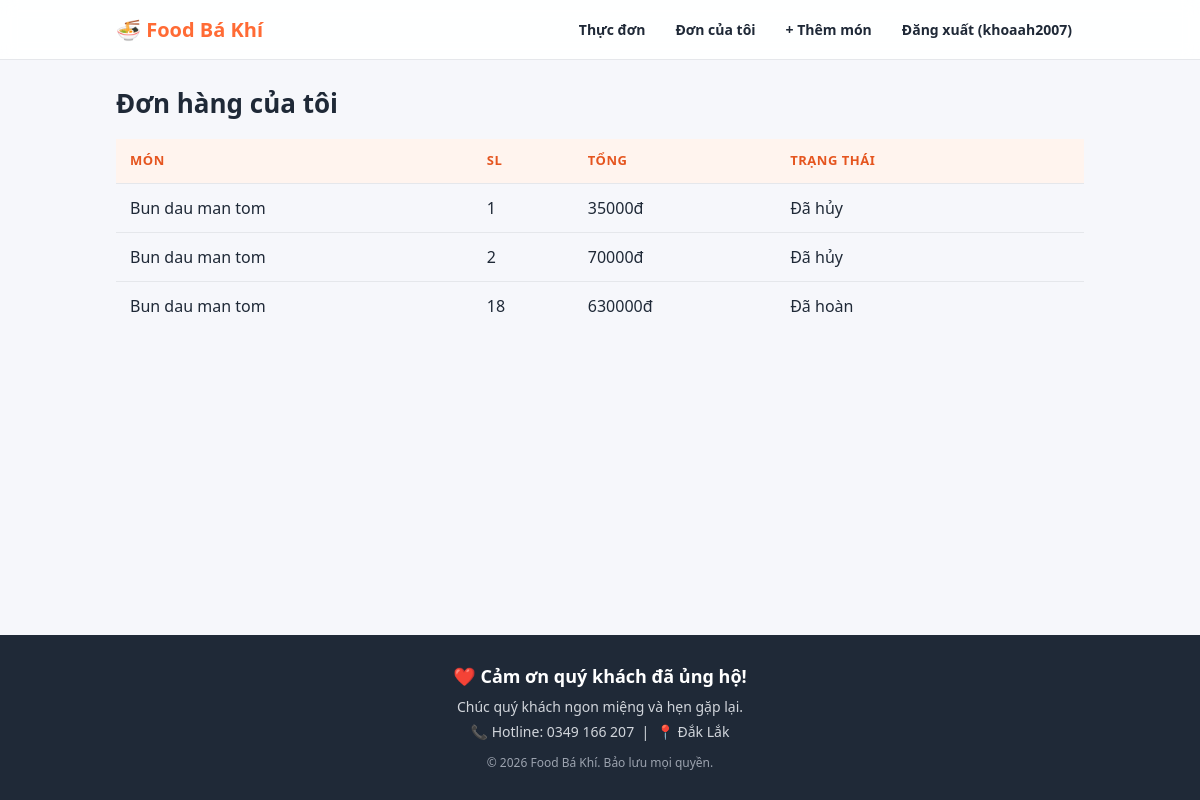
Screenshot of /shop/orders/ (signed in) with the database file from the repository.
### shop/models.py (models this page shows, shortened)
class Order(models.Model):
    STATUS = [
        ('placed', 'Đã đặt'),
        ('cancelled', 'Đã hủy'),
        ('refunded', 'Đã hoàn'),
    ]
    user = models.ForeignKey(User, on_delete=models.CASCADE)
    food = models.ForeignKey(Food, on_delete=models.CASCADE)
    quantity = models.PositiveIntegerField(default=1)
    status = models.CharField(max_length=10, choices=STATUS, default='placed')
    created_at = models.DateTimeField(auto_now_add=True)
    def total(self):
        return self.food.price * self.quantity

class Food(models.Model):
    name = models.CharField("Tên món", max_length=100)
    description = models.TextField("Mô tả", blank=True)
    price = models.DecimalField("Giá (đ)", max_digits=10, decimal_places=0)
    image_url = models.URLField("Link ảnh", blank=True)
    created_at = models.DateTimeField(auto_now_add=True)

### shop/views.py (the view)
# urls.py: path('orders/', views.my_orders, name='my_orders'),
@login_required
def my_orders(request):
    orders = Order.objects.filter(user=request.user).order_by('-created_at')
    return render(request, 'shop/orders.html', {'orders': orders})

### shop/templates/shop/orders.html (shortened to what this page needs)
{% extends 'shop/base.html' %}
{% block content %}
<h2>Đơn hàng của tôi</h2>
<table>
  <tr><th>Món</th><th>SL</th><th>Tổng</th><th>Trạng thái</th><th></th></tr>
  {% for o in orders %}
  <tr>
    <td>{{ o.food.name }}</td>
    <td>{{ o.quantity }}</td>
    <td>{{ o.total|floatformat:0 }}đ</td>
    <td>{{ o.get_status_display }}</td>
    <td>
    </td>
  </tr>
  {% empty %}
  <tr><td colspan="5">Chưa có đơn nào.</td></tr>
  {% endfor %}
</table>
{% endblock %}

### shop/templates/shop/base.html (shortened to what this page needs)
<!DOCTYPE html>
<html lang="vi">
<head>
</head>
<body>
  <nav>
    <div class="nav-inner">
      <a class="brand" href="{% url 'food_list' %}">🍜 Food Bá Khí</a>
      <div class="nav-links">
        <a href="{% url 'food_list' %}">Thực đơn</a>
        {% if user.is_authenticated %}
          <a href="{% url 'my_orders' %}">Đơn của tôi</a>
          {% if user.is_staff %}<a href="{% url 'food_create' %}">+ Thêm món</a>{% endif %}
          <a href="{% url 'logout' %}">Đăng xuất ({{ user.username }})</a>
        {% else %}
          <a href="{% url 'login' %}">Đăng nhập</a>
          <a class="btn btn-sm" href="{% url 'register' %}" style="color:#fff">Đăng ký</a>
        {% endif %}
      </div>
    </div>
  </nav>
  <main>
    {% block content %}{% endblock %}
  </main>
  <footer>
    <div class="thanks">❤️ Cảm ơn quý khách đã ủng hộ!</div>
    <p>Chúc quý khách ngon miệng và hẹn gặp lại.</p>
    <p>📞 Hotline: 0349 166 207 &nbsp;|&nbsp; 📍 Đắk Lắk</p>
    <div class="copy">&copy; 2026 Food Bá Khí. Bảo lưu mọi quyền.</div>
  </footer>
</body>
</html>

### shop/templates/shop/base.html (style rules this page uses)
:root { --primary: #ff6b35; --primary-dark: #e5551f; --bg: #f6f7fb; --card: #ffffff; --text: #1f2937; --muted: #6b7280; --border: #e5e7eb; --radius: 14px; --shadow: 0 4px 16px rgba(0,0,0,.07); }
* { box-sizing: border-box; }
body { margin: 0; background: var(--bg); color: var(--text); font-family: system-ui, -apple-system, "Segoe UI", Roboto, sans-serif; line-height: 1.5; min-height: 100vh; display: flex; flex-direction: column; }
a { color: var(--primary); text-decoration: none; }
nav { position: sticky; top: 0; z-index: 10; background: rgba(255,255,255,.9); backdrop-filter: blur(8px); border-bottom: 1px solid var(--border); }
.nav-inner { max-width: 1000px; margin: 0 auto; padding: 12px 16px; display: flex; align-items: center; gap: 18px; flex-wrap: wrap; }
.brand { font-size: 20px; font-weight: 800; color: var(--primary); }
.nav-links { display: flex; gap: 6px; flex-wrap: wrap; margin-left: auto; align-items: center; }
.nav-links a { color: var(--text); padding: 7px 12px; border-radius: 999px; font-weight: 600; font-size: 14px; }
main { width: 100%; max-width: 1000px; margin: 0 auto; padding: 24px 16px 60px; flex: 1; }
h2 { margin: 0 0 16px; font-size: 26px; }
table { width: 100%; border-collapse: collapse; }
th { background: #fff4ee; color: var(--primary-dark); text-align: left; font-size: 13px; text-transform: uppercase; letter-spacing: .04em; }
th, td { padding: 12px 14px; border-bottom: 1px solid var(--border); }
tr:last-child td { border-bottom: none; }
footer { background: #1f2937; color: #d1d5db; text-align: center; padding: 28px 16px; }
footer .thanks { font-size: 18px; font-weight: 700; color: #fff; margin-bottom: 6px; }
footer p { margin: 4px 0; font-size: 14px; }
footer .copy { margin-top: 12px; font-size: 12px; color: #9ca3af; }

### rows the page displays
Order: food.name "Bun dau man tom", quantity "1", total "35000", status "Đã hủy"
Order: food.name "Bun dau man tom", quantity "2", total "70000", status "Đã hủy"
Order: food.name "Bun dau man tom", quantity "18", total "630000", status "Đã hoàn"

### other values shown
{{ user.username }} "khoaah2007"
